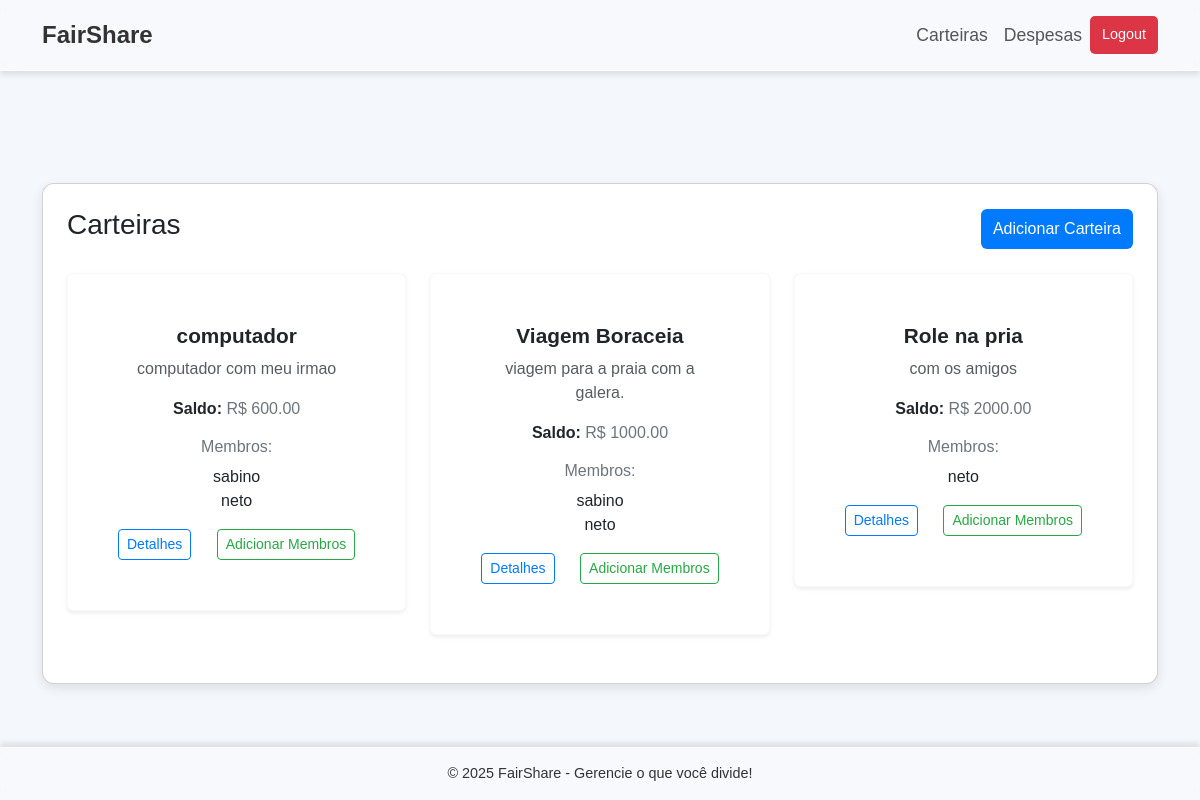
Screenshot of /wallets/ (signed in) with the database file from the repository.
### core/models.py (models this page shows, shortened)
class Wallet(models.Model):
    name = models.CharField(max_length=255)
    description = models.TextField(blank=True, null=True)
    balance = models.DecimalField(max_digits=10, decimal_places=2, default=0)
    members = models.ManyToManyField(User, related_name="core_wallets")

### core/views.py (the view)
# urls.py: path('wallets/', views.wallet_list, name='wallet_list'),
@login_required
def wallet_list(request):
    wallets = Wallet.objects.filter(members=request.user)
    return render(request, 'core/wallet_list.html', {'wallets': wallets})

### templates/core/wallet_list.html (shortened to what this page needs)
{% extends 'base.html' %}
{% block content %}
<div class="container mt-5">
    <div class="card p-4">
        <div class="d-flex justify-content-between align-items-center mb-4">
            <h3 class="font-weight-bold text-dark">Carteiras</h3>
            <a href="{% url 'core:add_wallet' %}" class="btn btn-primary">Adicionar Carteira</a>
        </div>
        {% if wallets %}
        <div class="row">
            {% for wallet in wallets %}
            <div class="col-md-4 mb-4">
                <div class="card shadow-sm border-light rounded">
                    <div class="card-body">
                        <h5 class="card-title text-center text-dark">{{ wallet.name }}</h5>
                        <p class="card-text text-muted">{{ wallet.description|default:"Sem descrição" }}</p>
                        <p class="card-text"><strong class="text-dark">Saldo:</strong> R$ {{ wallet.balance }}</p>
                        <h6 class="text-secondary">Membros:</h6>
                        <ul class="list-unstyled">
                            {% for member in wallet.members.all|slice:":3" %}
                            <li>{{ member.username }}</li>
                            {% endfor %}
                        </ul>
                        <div class="d-flex justify-content-between mt-3">
                            <a href="{% url 'core:wallet_detail' wallet.id %}" class="btn btn-sm btn-outline-primary">Detalhes</a>
                            <a href="{% url 'core:add_members' wallet.id %}" class="btn btn-sm btn-outline-success">Adicionar Membros</a>
                        </div>
                    </div>
                </div>
            </div>
            {% endfor %}
        </div>
        {% else %}
        <div class="alert alert-info" role="alert">
            Nenhuma carteira registrada ainda.
        </div>
        {% endif %}
    </div>
</div>
{% endblock %}

### templates/base.html (style rules this page uses)
body { background-color: #f4f7fc; font-family: 'Arial', sans-serif; display: flex; flex-direction: column; min-height: 100vh; }

### templates/core/wallet_list.html (style rules this page uses)
body { background-color: #f4f7fc; }
.card { background: white; border-radius: 12px; box-shadow: 0 4px 12px rgba(0, 0, 0, 0.1); padding: 30px; }
.card-body { padding: 20px; }
.card-title { font-size: 1.3rem; font-weight: bold; color: #000; }
.card-text { font-size: 1rem; color: #6c757d; }
.btn-primary { background-color: #007bff; border: none; padding: 8px 12px; }
.btn-outline-primary { border-color: #007bff; color: #007bff; }
.btn-outline-success { border-color: #28a745; color: #28a745; }

### rows the page displays
Wallet: name "computador", description "computador com meu irmao", balance "600.00"
Wallet: name "Viagem Boraceia", description "viagem para a praia com a galera.", balance "1000.00"
Wallet: name "Role na pria", description "com os amigos", balance "2000.00"

### other values shown
{{ member.username }} "sabino"
{{ member.username }} "neto"
